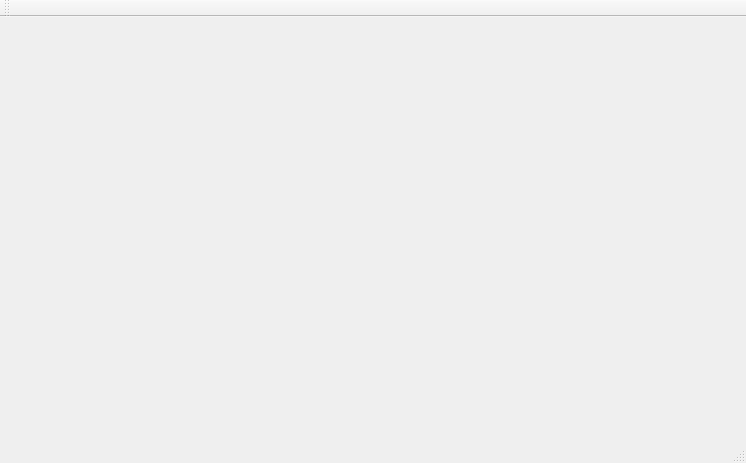
<?xml version="1.0" encoding="UTF-8"?>
<ui version="4.0">
 <class>MainWindow</class>
 <widget class="QMainWindow" name="MainWindow">
  <property name="geometry">
   <rect>
    <x>0</x>
    <y>0</y>
    <width>746</width>
    <height>463</height>
   </rect>
  </property>
  <property name="windowTitle">
   <string>MainWindow</string>
  </property>
  <widget class="CGLWidget" name="centralWidget"/>
  <widget class="QMenuBar" name="menuBar">
   <property name="geometry">
    <rect>
     <x>0</x>
     <y>0</y>
     <width>746</width>
     <height>21</height>
    </rect>
   </property>
  </widget>
  <widget class="QToolBar" name="mainToolBar">
   <attribute name="toolBarArea">
    <enum>TopToolBarArea</enum>
   </attribute>
   <attribute name="toolBarBreak">
    <bool>false</bool>
   </attribute>
  </widget>
  <widget class="QStatusBar" name="statusBar"/>
 </widget>
 <layoutdefault spacing="6" margin="11"/>
 <customwidgets>
  <customwidget>
   <class>CGLWidget</class>
   <extends>QWidget</extends>
   <header>cglwidget.h</header>
   <container>1</container>
  </customwidget>
 </customwidgets>
 <resources/>
 <connections/>
</ui>
